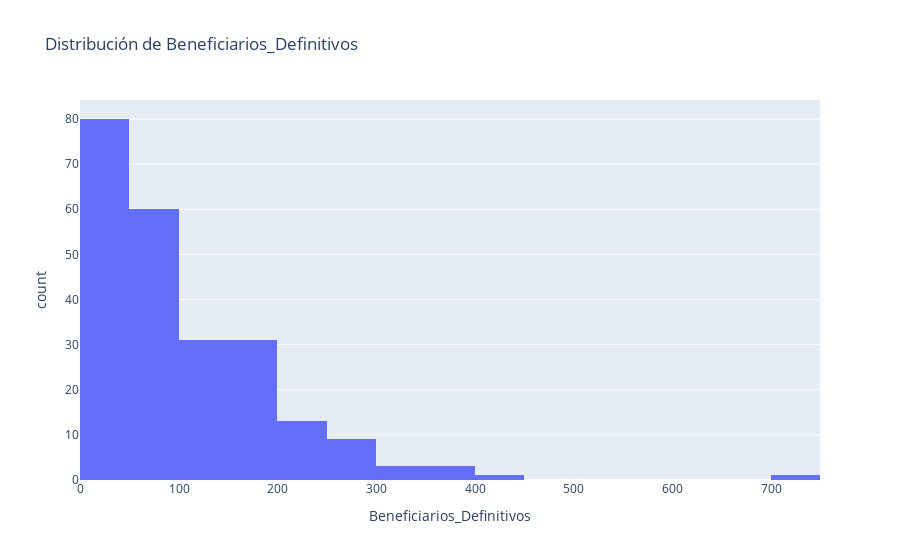
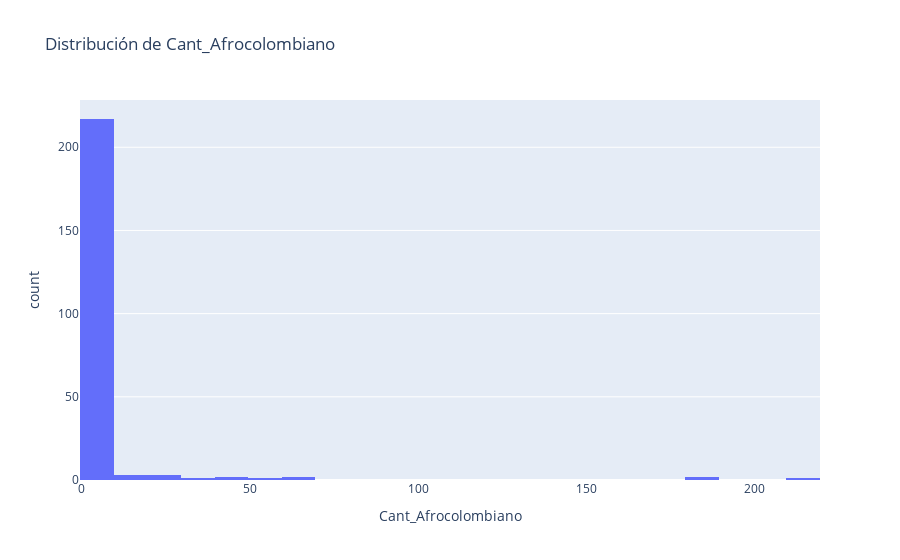
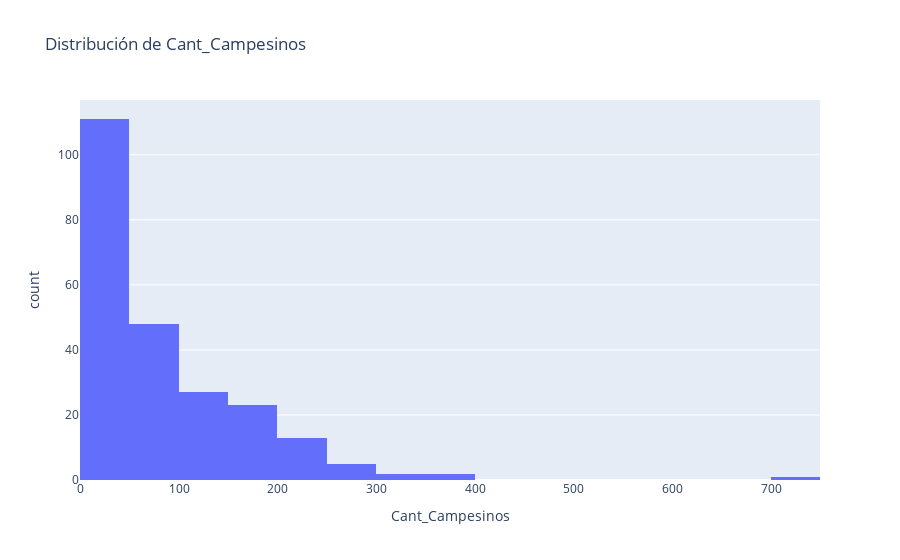
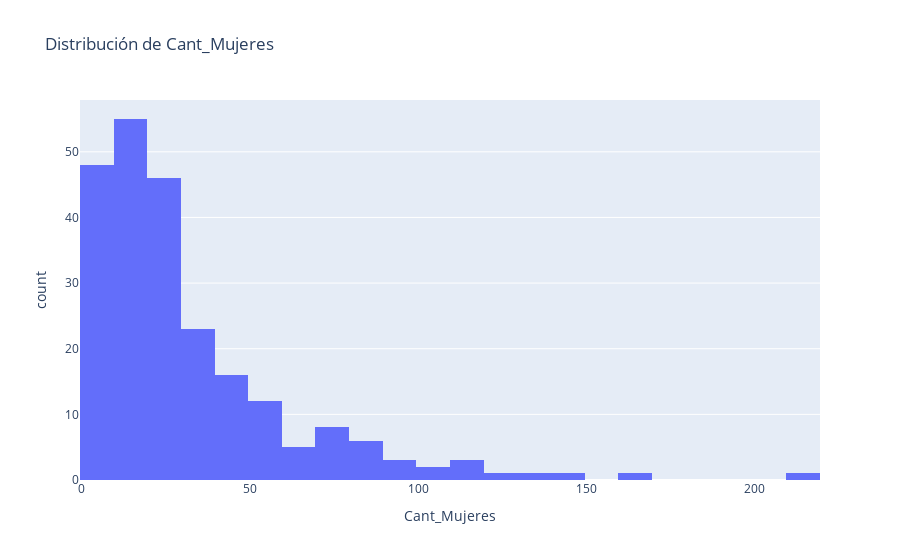

These figures' notebook cell, in order:
### Code cell
cols = ['Beneficiarios_Definitivos','Cant_Afrocolombiano', 'Cant_Campesinos','Cant_Mujeres', 'Cant_Indigenas', 'Cant_Hombre', 'Cant_MujerRural',
                     'Raizal', 'Cant_Victimas']

for columna in cols:
    fig = px.histogram(sabana_general_v2, columna, title = "Distribución de " + columna)
    fig.show()

### Figure 1 — Plotly figure (JSON) as saved in the notebook; plotly's stock layout.template omitted (floating-point values rounded to 4 significant figures; data arrays with more than 128 entries replaced by an {"elided": "..."} marker saying what was removed)
{"data": [{"alignmentgroup": "True", "bingroup": "x", "hovertemplate": "Beneficiarios_Definitivos=%{x}<br>count=%{y}<extra></extra>", "legendgroup": "", "marker": {"color": "#636efa"}, "name": "", "offsetgroup": "", "orientation": "v", "showlegend": false, "type": "histogram", "x": {"elided": "232 int values"}, "xaxis": "x", "yaxis": "y"}], "layout": {"barmode": "relative", "legend": {"tracegroupgap": 0}, "title": {"text": "Distribución de Beneficiarios_Definitivos"}, "xaxis": {"anchor": "y", "domain": [0, 1], "title": {"text": "Beneficiarios_Definitivos"}}, "yaxis": {"anchor": "x", "domain": [0, 1], "title": {"text": "count"}}}}

### Figure 2 — Plotly figure (JSON) as saved in the notebook; plotly's stock layout.template omitted (floating-point values rounded to 4 significant figures; data arrays with more than 128 entries replaced by an {"elided": "..."} marker saying what was removed)
{"data": [{"alignmentgroup": "True", "bingroup": "x", "hovertemplate": "Cant_Afrocolombiano=%{x}<br>count=%{y}<extra></extra>", "legendgroup": "", "marker": {"color": "#636efa"}, "name": "", "offsetgroup": "", "orientation": "v", "showlegend": false, "type": "histogram", "x": {"elided": "232 int values"}, "xaxis": "x", "yaxis": "y"}], "layout": {"barmode": "relative", "legend": {"tracegroupgap": 0}, "title": {"text": "Distribución de Cant_Afrocolombiano"}, "xaxis": {"anchor": "y", "domain": [0, 1], "title": {"text": "Cant_Afrocolombiano"}}, "yaxis": {"anchor": "x", "domain": [0, 1], "title": {"text": "count"}}}}

### Figure 3 — Plotly figure (JSON) as saved in the notebook; plotly's stock layout.template omitted (floating-point values rounded to 4 significant figures; data arrays with more than 128 entries replaced by an {"elided": "..."} marker saying what was removed)
{"data": [{"alignmentgroup": "True", "bingroup": "x", "hovertemplate": "Cant_Campesinos=%{x}<br>count=%{y}<extra></extra>", "legendgroup": "", "marker": {"color": "#636efa"}, "name": "", "offsetgroup": "", "orientation": "v", "showlegend": false, "type": "histogram", "x": {"elided": "232 int values"}, "xaxis": "x", "yaxis": "y"}], "layout": {"barmode": "relative", "legend": {"tracegroupgap": 0}, "title": {"text": "Distribución de Cant_Campesinos"}, "xaxis": {"anchor": "y", "domain": [0, 1], "title": {"text": "Cant_Campesinos"}}, "yaxis": {"anchor": "x", "domain": [0, 1], "title": {"text": "count"}}}}

### Figure 4 — Plotly figure (JSON) as saved in the notebook; plotly's stock layout.template omitted (floating-point values rounded to 4 significant figures; data arrays with more than 128 entries replaced by an {"elided": "..."} marker saying what was removed)
{"data": [{"alignmentgroup": "True", "bingroup": "x", "hovertemplate": "Cant_Mujeres=%{x}<br>count=%{y}<extra></extra>", "legendgroup": "", "marker": {"color": "#636efa"}, "name": "", "offsetgroup": "", "orientation": "v", "showlegend": false, "type": "histogram", "x": {"elided": "232 int values"}, "xaxis": "x", "yaxis": "y"}], "layout": {"barmode": "relative", "legend": {"tracegroupgap": 0}, "title": {"text": "Distribución de Cant_Mujeres"}, "xaxis": {"anchor": "y", "domain": [0, 1], "title": {"text": "Cant_Mujeres"}}, "yaxis": {"anchor": "x", "domain": [0, 1], "title": {"text": "count"}}}}
